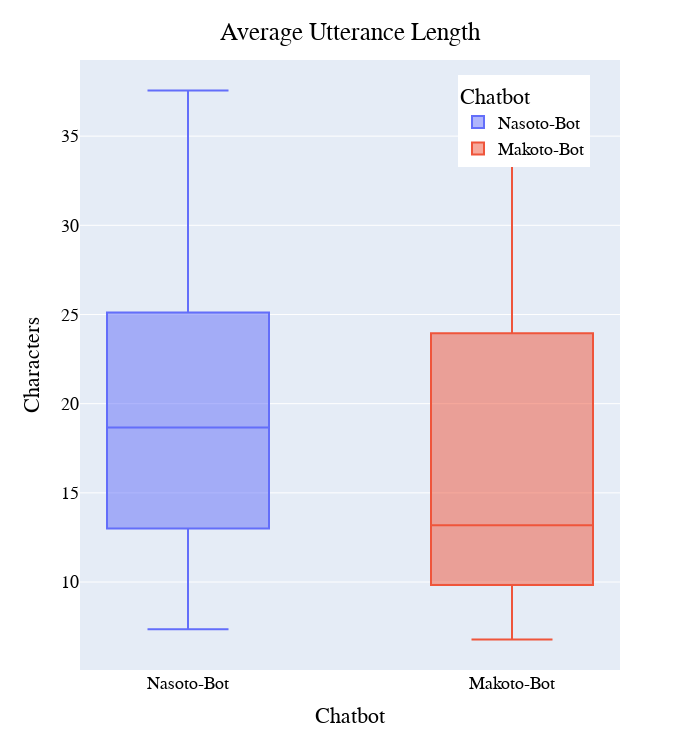

This figure's notebook cell:
### Markdown cell above
# Average Utterance Length

### Code cell
fig = px.box(df_cd , "Chatbot", "Avg_Utt_Len", "Chatbot")
fig.update_traces(quartilemethod="exclusive", width=0.5) # or "inclusive", or "linear" by default
fig.update_layout(
    width=700,
    height=750,
    title={
        'text': "Average Utterance Length",
        'y':0.97,
        'x':0.5,
        'xanchor': 'center',
        'yanchor': 'top'},
    yaxis_title="Characters",
    legend=dict(x=0.7, y=0.975),
    font=dict(
        family="Arial",
        size=18,
        color="#000000"
    ),
)
fig.show()

### Figure 1 — Plotly figure (JSON) as saved in the notebook; plotly's stock layout.template omitted (floating-point values rounded to 4 significant figures)
{"data": [{"alignmentgroup": "True", "hovertemplate": "Chatbot=%{x}<br>Avg_Utt_Len=%{y}<extra></extra>", "legendgroup": "Nasoto-Bot", "marker": {"color": "#636efa"}, "name": "Nasoto-Bot", "notched": false, "offsetgroup": "Nasoto-Bot", "orientation": "v", "quartilemethod": "exclusive", "showlegend": true, "type": "box", "width": 0.5, "x": ["Nasoto-Bot", "Nasoto-Bot", "Nasoto-Bot", "Nasoto-Bot", "Nasoto-Bot", "Nasoto-Bot", "Nasoto-Bot", "Nasoto-Bot", "Nasoto-Bot", "Nasoto-Bot", "Nasoto-Bot", "Nasoto-Bot", "Nasoto-Bot", "Nasoto-Bot", "Nasoto-Bot", "Nasoto-Bot", "Nasoto-Bot", "Nasoto-Bot", "Nasoto-Bot"], "x0": " ", "xaxis": "x", "y": [15.3, 11.4, 13, 25.11, 37.56, 22.22, 15.25, 8.84, 25.68, 26.07, 7.357, 18.5, 23.29, 25.36, 23.05, 16.38, 20.11, 9.833, 18.67], "y0": " ", "yaxis": "y"}, {"alignmentgroup": "True", "hovertemplate": "Chatbot=%{x}<br>Avg_Utt_Len=%{y}<extra></extra>", "legendgroup": "Makoto-Bot", "marker": {"color": "#EF553B"}, "name": "Makoto-Bot", "notched": false, "offsetgroup": "Makoto-Bot", "orientation": "v", "quartilemethod": "exclusive", "showlegend": true, "type": "box", "width": 0.5, "x": ["Makoto-Bot", "Makoto-Bot", "Makoto-Bot", "Makoto-Bot", "Makoto-Bot", "Makoto-Bot", "Makoto-Bot", "Makoto-Bot", "Makoto-Bot", "Makoto-Bot", "Makoto-Bot", "Makoto-Bot", "Makoto-Bot", "Makoto-Bot", "Makoto-Bot", "Makoto-Bot", "Makoto-Bot", "Makoto-Bot"], "x0": " ", "xaxis": "x", "y": [11.42, 9.833, 6.778, 12.88, 22.11, 11.44, 12.76, 8.75, 30.18, 15.5, 23.95, 13.5, 28.71, 33, 6.778, 8.333, 36.38, 17.56], "y0": " ", "yaxis": "y"}], "layout": {"boxmode": "group", "font": {"color": "#000000", "family": "Arial", "size": 18}, "height": 750, "legend": {"title": {"text": "Chatbot"}, "tracegroupgap": 0, "x": 0.7, "y": 0.975}, "margin": {"t": 60}, "title": {"text": "Average Utterance Length", "x": 0.5, "xanchor": "center", "y": 0.97, "yanchor": "top"}, "width": 700, "xaxis": {"anchor": "y", "categoryarray": ["Nasoto-Bot", "Makoto-Bot"], "categoryorder": "array", "domain": [0, 1], "title": {"text": "Chatbot"}}, "yaxis": {"anchor": "x", "domain": [0, 1], "title": {"text": "Characters"}}}}
